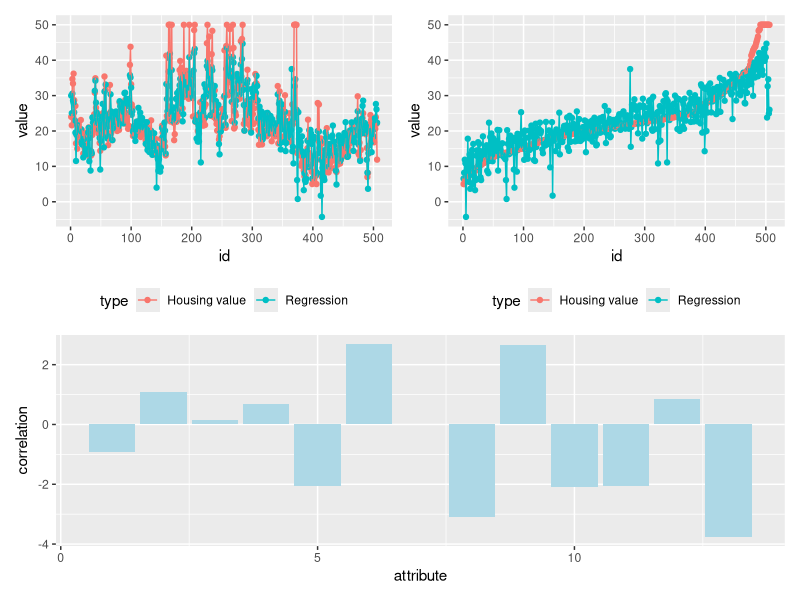

Recreate this plot in R.
library(tidyverse)
library(patchwork)

housing <- read_csv("Data/boston.csv")

# Add dummy column for intercept
housing <- mutate(housing, dummy = 1)

# Extract Matrix
A <- as.matrix(select(housing, -MEDV))
b <- pull(housing, MEDV)

x <- lm(MEDV  ~ -1 + ., data = housing)

results <- rbind(
  data.frame(id = 1:length(b), value = b, type = "Housing value"),
  data.frame(id = 1:length(b), value = as.matrix(A) %*% coef(x), type = "Regression"))

unordered_plot <- ggplot(results, aes(id, value, colour = type)) + 
  geom_point() + 
  geom_line() +
  theme(legend.position = "bottom")

ordered_plot <- results %>% 
  # Wide format so we can arrange by true value
  pivot_wider(names_from = type, values_from = value) %>% 
  arrange(`Housing value`) %>% 
  # Re-label the id with the new order
  mutate(id = 1:n()) %>% 
  # Back to long format for plotting
  pivot_longer(names_to = "type", values_to = "value", -id) %>% 
  ggplot(aes(id, value, colour = type)) + 
  geom_point() + 
  geom_line() +
  theme(legend.position = "bottom")


# Significance Plot

# Demean and scale all except dummy and y
housing_norm <- mutate(housing, across(!matches("dummy|MEDV"), ~ (.x - mean(.x)) / sd(.x)))

x <- lm(MEDV ~ -1 + ., data = housing_norm)

x_coef <- coef(x)[-14]
correlation_df <- data.frame(attribute = 1:length(x_coef), correlation = x_coef)

significance_plot <- ggplot(correlation_df, aes(attribute, correlation)) + 
  geom_col(fill = "lightblue")


# Plot them
(unordered_plot + ordered_plot) / significance_plot